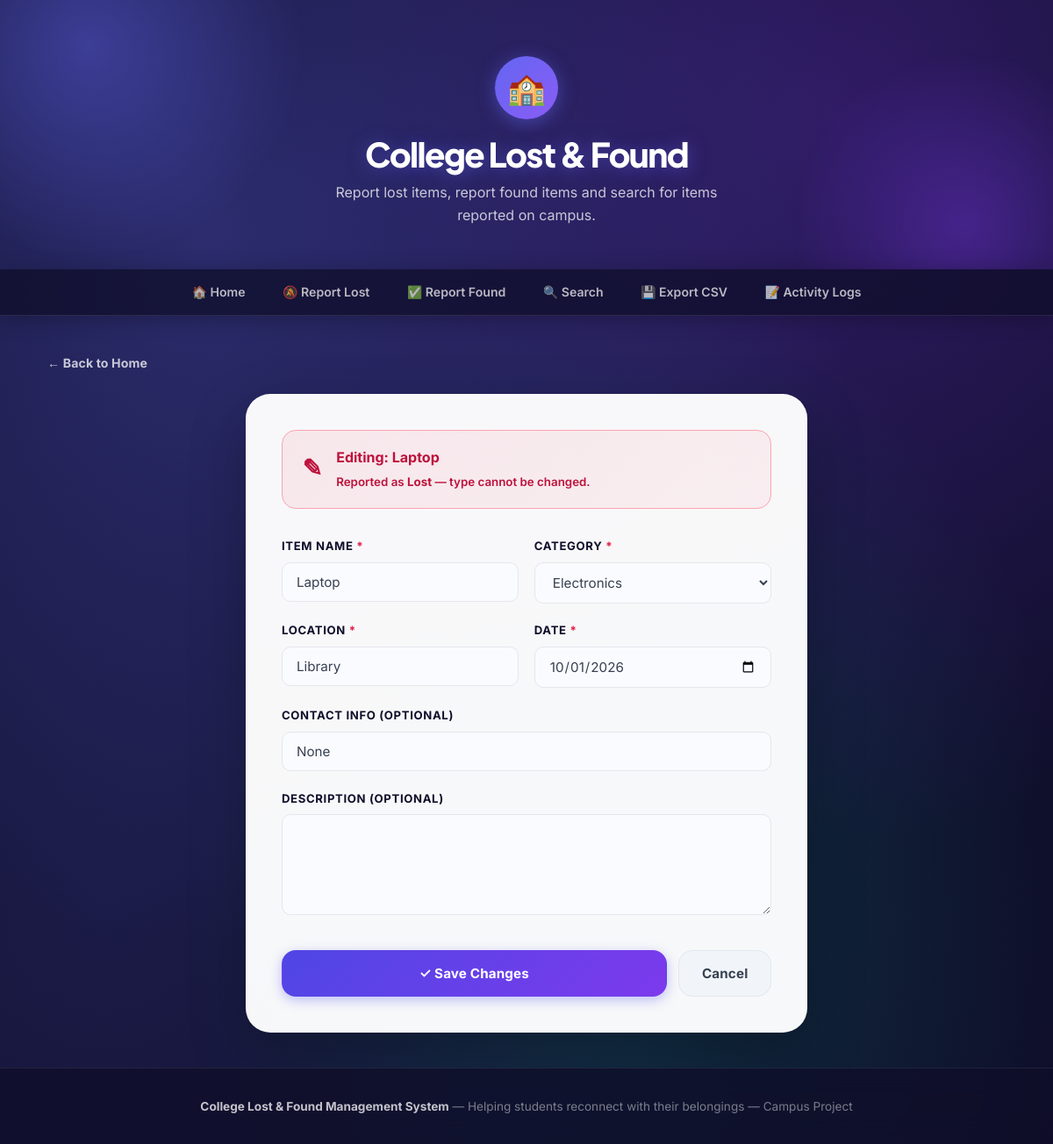
Page /edit/2 on the committed database.
### tables this page shows
CREATE TABLE items (
            id INTEGER PRIMARY KEY AUTOINCREMENT,
            item_type TEXT NOT NULL,
            item_name TEXT NOT NULL,
            category TEXT NOT NULL,
            location TEXT NOT NULL,
            date TEXT NOT NULL,
            description TEXT
        , contact TEXT, status TEXT NOT NULL DEFAULT 'Open');

### app.py (the view, shortened to what this page needs)
@app.route("/edit/<int:id>", methods=["GET", "POST"])
def edit(id):
    conn = None
    try:                                            # EXCEPTION HANDLING
        conn  = get_db_connection()
        item  = conn.execute("SELECT * FROM items WHERE id=?", (id,)).fetchone()
        if item is None:
            flash("Item not found.", "error")
            return redirect(url_for("home"))
        return render_template("edit.html", item=item)
    except Exception as e:                          # EXCEPTION HANDLING
        flash(f"Error updating item: {str(e)}", "error")
        return redirect(url_for("home"))
    finally:                                        # EXCEPTION HANDLING
        if conn:
            conn.close()

### app.py (called while the page is built)
def get_db_connection():
    conn = sqlite3.connect("database.db")
    conn.row_factory = sqlite3.Row
    return conn

### templates/edit.html (shortened to what this page needs)
{% extends "base.html" %}
{% block content %}
<a href="{{ url_for('home') }}" class="back-link">&#8592; Back to Home</a>
<div class="form-container">
    <div class="form-banner {{ 'lost-banner' if item['item_type'] == 'Lost' else 'found-banner' }}">
        <span class="form-banner-icon">&#9998;</span>
        <div>
            <strong>Editing: {{ item['item_name'] }}</strong><br>
            <small>Reported as <strong>{{ item['item_type'] }}</strong> &mdash; type cannot be changed.</small>
        </div>
    </div>
    <form action="{{ url_for('edit', id=item['id']) }}" method="POST">
        <div class="form-row">
            <div class="form-group">
                <label for="item_name">Item Name <span class="required">*</span></label>
                <input type="text" id="item_name" name="item_name" class="form-control"
                       value="{{ item['item_name'] }}" required>
            </div>
            <div class="form-group">
                <label for="category">Category <span class="required">*</span></label>
                <select id="category" name="category" class="form-control" required>
                    {% set categories = ["Electronics", "Books", "Documents", "Accessories", "Clothing", "ID Card", "Keys", "Other"] %}
                    {% for cat in categories %}
                        <option value="{{ cat }}" {{ 'selected' if item['category'] == cat }}>{{ cat }}</option>
                    {% endfor %}
                </select>
            </div>
        </div>
        <div class="form-row">
            <div class="form-group">
                <label for="location">Location <span class="required">*</span></label>
                <input type="text" id="location" name="location" class="form-control"
                       value="{{ item['location'] }}" required>
            </div>
            <div class="form-group">
                <label for="date">Date <span class="required">*</span></label>
                <input type="date" id="date" name="date" class="form-control"
                       value="{{ item['date'] }}" required>
            </div>
        </div>
        <div class="form-group">
            <label for="contact">Contact Info (Optional)</label>
            <input type="text" id="contact" name="contact" class="form-control"
                   value="{{ item['contact']|default('') }}"
                   placeholder="Your roll number, phone, or email">
        </div>
        <div class="form-group">
            <label for="description">Description (Optional)</label>
            <textarea id="description" name="description" class="form-control">{{ item['description']|default('') }}</textarea>
        </div>
        <div class="form-actions">
            <button type="submit" class="btn btn-primary btn-full btn-lg">&#10003; Save Changes</button>
            <a href="{{ url_for('home') }}" class="btn btn-secondary btn-lg">Cancel</a>
        </div>
    </form>
</div>
{% endblock %}

### static/style.css (style rules this page uses)
:root { --indigo-900: #1e1b4b; --indigo-800: #312e81; --indigo-700: #3730a3; --indigo-600: #4f46e5; --indigo-500: #6366f1; --indigo-400: #818cf8; --indigo-300: #a5b4fc; --violet-600: #7c3aed; --violet-500: #8b5cf6; --teal-500: #14b8a6; --teal-400: #2dd4bf; --rose-600: #e11d48; --rose-500: #f43f5e; --rose-100: #ffe4e6; --emerald-600:#059669; --emerald-400:#34d399; --emerald-100:#d1fae5; --lost-bg: #fff0f3; --lost-text: #be123c; --lost-border: #fda4af; --lost-solid: #e11d48; --found-bg: #ecfdf5; --found-text: #065f46; --found-border: #6ee7b7; --found-solid: #059669; --claimed-bg: #f5f3ff; --claimed-text: #5b21b6; --claimed-border:#c4b5fd; --glass-bg: rgba(255,255,255,0.18); --glass-border: rgba(255,255,255,0.35); --glass-shadow: 0 8px 32px rgba(31,38,135,0.18); --bg-page: #0f0e2a; --card-bg: rgba(255,255,255,0.97); --text-h: #0f0e2a; --text-body: #374151; --text-muted: #6b7280; --border: rgba(255,255,255,0.25); --border-solid: #e5e7eb; --border-light: #f3f4f6; --sh-sm: 0 1px 3px rgba(0,0,0,0.08); --sh-md: 0 4px 16px rgba(79,70,229,0.12); --sh-lg: 0 8px 32px rgba(79,70,229,0.18); --sh-xl: 0 20px 60px rgba(79,70,229,0.25); --sh-glow-lost: 0 0 30px rgba(225,29,72,0.25); --sh-glow-found: 0 0 30px rgba(5,150,105,0.25); --r-sm: 10px; --r-md: 16px; --r-lg: 22px; --r-xl: 28px; --r-pill: 9999px; }
*, *::before, *::after { box-sizing: border-box; margin: 0; padding: 0; }
html { scroll-behavior: smooth; }
body { font-family: 'Inter', system-ui, sans-serif; background: var(--bg-page); color: var(--text-body); line-height: 1.65; display: flex; flex-direction: column; min-height: 100vh; background-image: radial-gradient(ellipse at 20% 20%, rgba(99,102,241,0.35) 0%, transparent 55%), radial-gradient(ellipse at 80% 10%, rgba(124,58,237,0.30) 0%, transparent 50%), radial-gradient(ellipse at 60% 80%, rgba(20,184,166,0.20) 0%, transparent 50%), radial-gradient(ellipse at 10% 80%, rgba(99,102,241,0.15) 0%, transparent 50%); background-attachment: fixed; }
.btn { display: inline-flex; align-items: center; justify-content: center; gap: 0.3rem; padding: 0.55rem 0.9rem; font-size: 0.78rem; font-weight: 700; font-family: inherit; border-radius: var(--r-sm); border: 1.5px solid transparent; cursor: pointer; text-decoration: none; transition: all .18s cubic-bezier(.16,1,.3,1); white-space: nowrap; letter-spacing: 0.01em; }
.btn-primary { background: linear-gradient(135deg, var(--indigo-600), var(--violet-600)); color: #fff; box-shadow: 0 4px 14px rgba(99,102,241,0.4); }
.btn-secondary { background: #f1f5f9; color: var(--text-body); border-color: #e2e8f0; }
.btn-full { width: 100%; }
.btn-lg { padding: 0.8rem 1.6rem; font-size: 0.95rem; border-radius: var(--r-md); }
.form-container { max-width: 640px; margin: 0 auto; background: rgba(255,255,255,0.97); border: 1px solid rgba(255,255,255,0.6); border-radius: var(--r-xl); padding: 2.5rem; box-shadow: 0 24px 64px rgba(0,0,0,0.25), 0 0 0 1px rgba(255,255,255,0.1) inset; animation: cardIn .4s cubic-bezier(.16,1,.3,1); }
.form-banner { display: flex; align-items: center; gap: 1rem; padding: 1.1rem 1.4rem; border-radius: var(--r-md); margin-bottom: 2rem; font-weight: 600; }
.form-banner.lost-banner { background: linear-gradient(135deg, rgba(225,29,72,.08), rgba(251,113,133,.08)); color: var(--lost-text); border: 1.5px solid var(--lost-border); }
.form-banner-icon { font-size: 1.7rem; }
.form-group { margin-bottom: 1.3rem; }
.form-group label { display: block; font-weight: 700; font-size: 0.82rem; text-transform: uppercase; letter-spacing: 0.05em; margin-bottom: 0.45rem; color: var(--text-h); }
.required { color: var(--rose-600); }
.form-control { width: 100%; padding: 0.75rem 1rem; font-size: 0.95rem; font-family: inherit; border: 1.5px solid #e5e7eb; border-radius: var(--r-sm); background: #fafbff; color: var(--text-body); transition: border-color .18s, box-shadow .18s, background .18s; }
textarea.form-control { resize: vertical; min-height: 115px; }
.form-row { display: grid; grid-template-columns: 1fr 1fr; gap: 1.1rem; }
.form-actions { display: flex; gap: 0.85rem; margin-top: 2rem; }
.back-link { display: inline-flex; align-items: center; gap: 0.4rem; color: rgba(255,255,255,0.75); font-weight: 700; font-size: 0.88rem; text-decoration: none; margin-bottom: 1.5rem; transition: color .15s, gap .15s; letter-spacing: 0.01em; }

### rows in the picture
items: item_name "Laptop", item_type "Lost", location "Library", date "10/01/2026"

### other values in the picture
form field category "Electronics"
